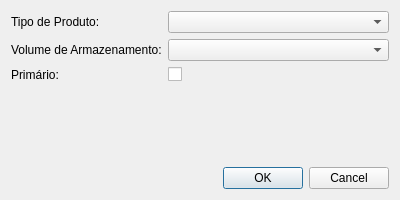
<?xml version="1.0" encoding="UTF-8"?>
<ui version="4.0">
 <class>EditVolumeTipoProdutoDialog</class>
 <widget class="QDialog" name="EditVolumeTipoProdutoDialog">
  <property name="geometry">
   <rect>
    <x>0</x>
    <y>0</y>
    <width>400</width>
    <height>200</height>
   </rect>
  </property>
  <property name="windowTitle">
   <string>Editar Relacionamento Volume e Tipo de Produto</string>
  </property>
  <layout class="QVBoxLayout" name="verticalLayout">
   <item>
    <layout class="QFormLayout" name="formLayout">
     <item row="0" column="0">
      <widget class="QLabel" name="tipoProdutoLabel">
       <property name="text">
        <string>Tipo de Produto:</string>
       </property>
      </widget>
     </item>
     <item row="0" column="1">
      <widget class="QComboBox" name="tipoProdutoComboBox"/>
     </item>
     <item row="1" column="0">
      <widget class="QLabel" name="volumeArmazenamentoLabel">
       <property name="text">
        <string>Volume de Armazenamento:</string>
       </property>
      </widget>
     </item>
     <item row="1" column="1">
      <widget class="QComboBox" name="volumeArmazenamentoComboBox"/>
     </item>
     <item row="2" column="0">
      <widget class="QLabel" name="primarioLabel">
       <property name="text">
        <string>Primário:</string>
       </property>
      </widget>
     </item>
     <item row="2" column="1">
      <widget class="QCheckBox" name="primarioCheckBox"/>
     </item>
    </layout>
   </item>
   <item>
    <widget class="QDialogButtonBox" name="buttonBox">
     <property name="orientation">
      <enum>Qt::Horizontal</enum>
     </property>
     <property name="standardButtons">
      <set>QDialogButtonBox::Cancel|QDialogButtonBox::Ok</set>
     </property>
    </widget>
   </item>
  </layout>
 </widget>
 <resources/>
 <connections>
  <connection>
   <sender>buttonBox</sender>
   <signal>accepted()</signal>
   <receiver>EditVolumeTipoProdutoDialog</receiver>
   <slot>accept()</slot>
   <hints>
    <hint type="sourcelabel">
     <x>248</x>
     <y>254</y>
    </hint>
    <hint type="destinationlabel">
     <x>157</x>
     <y>274</y>
    </hint>
   </hints>
  </connection>
  <connection>
   <sender>buttonBox</sender>
   <signal>rejected()</signal>
   <receiver>EditVolumeTipoProdutoDialog</receiver>
   <slot>reject()</slot>
   <hints>
    <hint type="sourcelabel">
     <x>316</x>
     <y>260</y>
    </hint>
    <hint type="destinationlabel">
     <x>286</x>
     <y>274</y>
    </hint>
   </hints>
  </connection>
 </connections>
</ui>
